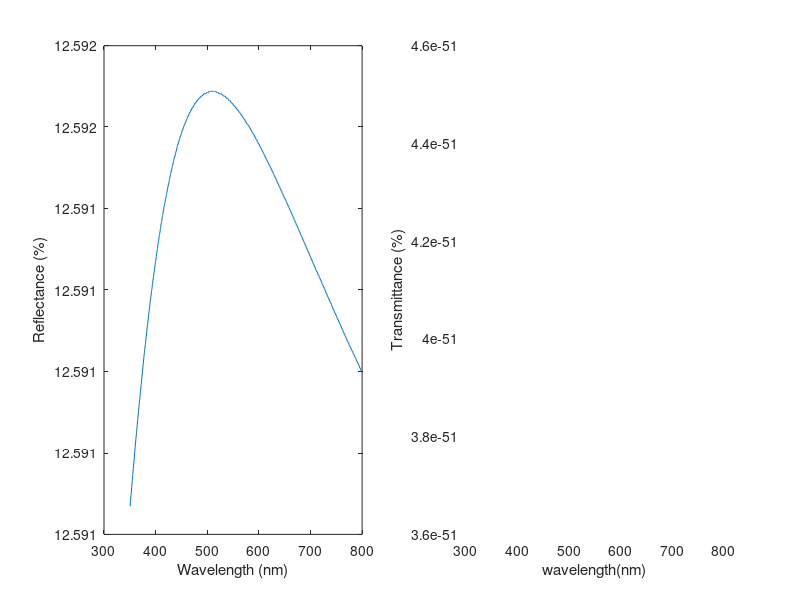

The MATLAB source for this figure:
clear all;
no=1.0;  %refractive index of air
n1=2.1; %refractive index of anti-reflection coating 1
n2=1.37; %refractive index of anti-reflection coating 2
ns=1.52; %refractive index of substrate i.e. crown glass
lamda0=510; %sets centre avelength in nm 
Ls=350;Le=800; %range in nm
Np=1000;%array points
x=1:Np;
lamda=Ls+x*(Le-Ls)/Np;
d=lamda0/4;
a = input('enter the value of a'); %value would be -0.05 or 0.001
nm = input('enter the value of nm');%value would be 1.37
alpha = (a*nm*4./lamda0); % a= (alpha*lamda0)/(4*nm) nm in this case is equal to n2
%adding the layer
N=6;
%making a for loop
Rpow = zeros(size(lamda));
Tpow = zeros(size(lamda));
for i = 1:length(lamda)
% Calculate phase shifts for each layer at current wavelength
    theta = (2 *pi*d./lamda(i)) - (1i*a); % defining theta based on equation 6.4 pg 34
    
 % Transfer matrix for a single period (one double layer of n1 and n2)
    Matrix1 = [cos(theta), (1i*sin(theta))/n1 ; 1i*n1*sin(theta), cos(theta)];
    Matrix2 = [cos(theta), (1i*sin(theta))/n2 ; 1i*n2*sin(theta), cos(theta)];
    % Total matrix for N double layers
    M = (Matrix1 * Matrix2)^N;
    M11 = M(1,1);
    M12 = M(1,2);
    M21 = M(2,1);
    M22 = M(2,2);
    % Reflectivity calculation using M_total
    Ramp = ((M11*no) + (ns*no*M12) - M21-(ns*M22))/((M11*no) + (ns*no*M12) + M21 + (ns*M22));
    Rpow(i)=(abs(Ramp)).^2;
    % Plot reflectance vs. wavelength
    A = M11*no + M12*ns;
    B = M21*no + M22*ns;
    Tpow(i) = (4*ns*no) / ((abs((no*A)+B)).^2);
end
figure;
subplot(1,2,1);
plot(lamda,(Rpow*100));
xlabel('Wavelength (nm)');
ylabel('Reflectance (%)');
subplot(1,2,2);
plot(lamda,(Tpow*100));
xlabel('wavelength(nm)');
ylabel('Transmittance (%)');

